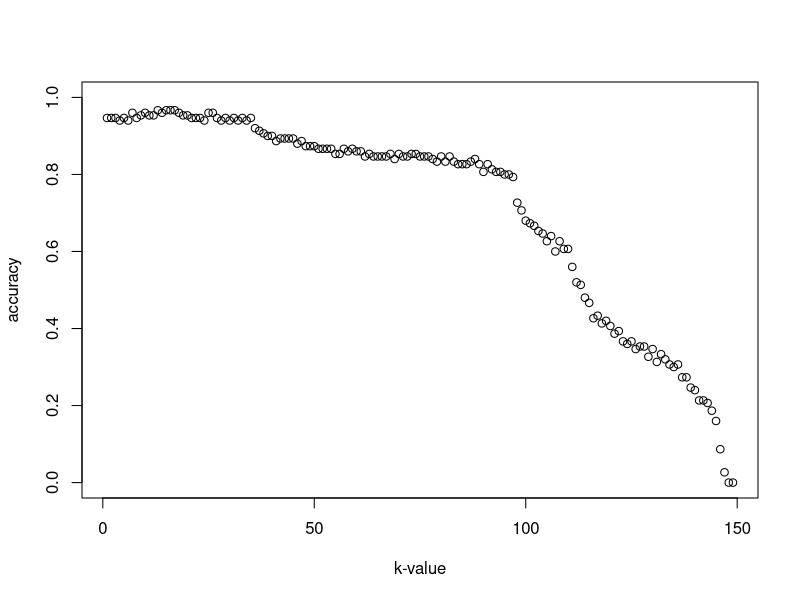

Recreate this plot in R.
#assignment
#to do

#iris data의 독립변수에 z-score normalization을 적용한다.
#정규화를 적용한 iris data를 iris.indep.zsc에 저장한다.
library(class)
iris.target = iris$Species
iris.indep = iris[,1:4]
iris.indep.zsc = as.data.frame(lapply(iris.indep, scale))

#iris 데이터 들을 섞어준다.
#딱히 섞어줄 필요는 없지만 자료의 형태를 다르게 하기 위해서 적용하였다.
set.seed(100);
iris.idn = sample(seq_len(nrow(iris)), nrow(iris))
iris.targetVar = iris.target[iris.idn]
iris.indepVar = iris.indep.zsc[iris.idn, ]

#각 k값마다 knn.cv를 적용해서 정확도를 구한다.
accu = c()
max.accu = 0
max.k = 0 
for(i in c(1:149)) {
  iris.fit.cv = knn.cv(iris.indepVar, iris.targetVar, k=i)
  accu[i] = (sum(iris.targetVar==iris.fit.cv))/length(iris.targetVar)
  if(max.accu < accu[i]) {
    max.k = i
    max.accu = accu[i]
  }
}

#정확도를 비교해보기 위해 plot으로 그려본다.
plot(1:149, accu, xlab="k-value", ylab="accuracy", ylim=c(0, 1), xlim=c(1, 149))
max.k
max.accu